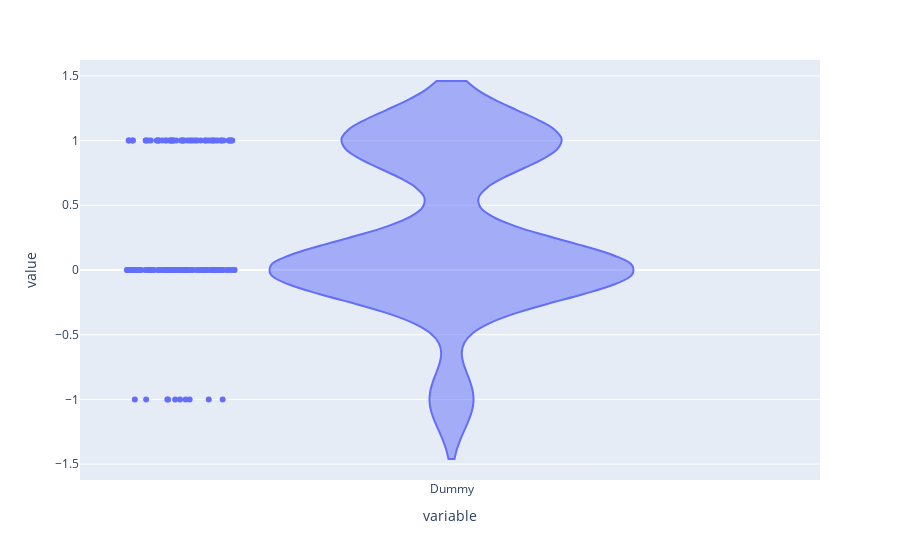

The cell this chart's notebook holds for it:
### Code cell
px.violin(predict - y_test, points='all')

### Figure 1 — Plotly figure (JSON) as saved in the notebook; plotly's stock layout.template omitted (floating-point values rounded to 4 significant figures; data arrays with more than 128 entries replaced by an {"elided": "..."} marker saying what was removed)
{"data": [{"alignmentgroup": "True", "box": {"visible": false}, "hovertemplate": "variable=%{x}<br>value=%{y}<extra></extra>", "legendgroup": "", "marker": {"color": "#636efa"}, "name": "", "offsetgroup": "", "orientation": "v", "points": "all", "scalegroup": "True", "showlegend": false, "type": "violin", "x": {"elided": "143 str values"}, "x0": " ", "xaxis": "x", "y": {"elided": "143 int values"}, "y0": " ", "yaxis": "y"}], "layout": {"legend": {"tracegroupgap": 0}, "margin": {"t": 60}, "violinmode": "group", "xaxis": {"anchor": "y", "domain": [0, 1], "title": {"text": "variable"}}, "yaxis": {"anchor": "x", "domain": [0, 1], "title": {"text": "value"}}}}
